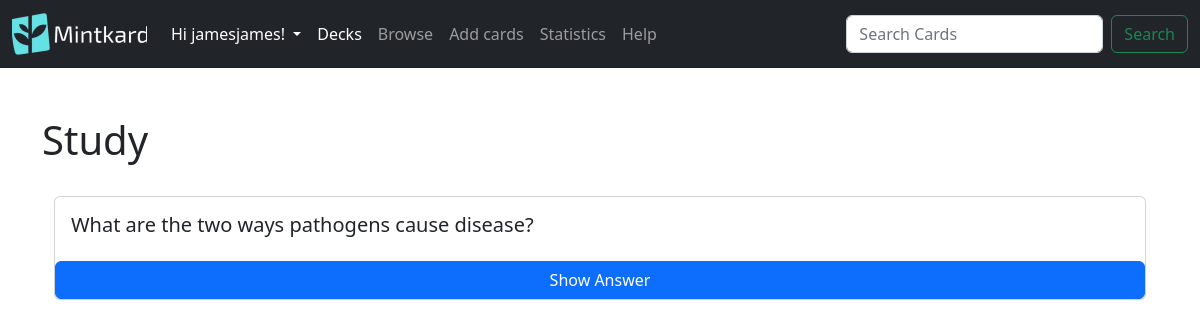
Page /decks/study/14 (signed in) on the committed database.
### mintkard/models.py (models this page shows, shortened)
class User(db.Model,UserMixin):
    id = db.Column(db.Integer,primary_key= True)
    username = db.Column(db.String(50), unique = True)
    email = db.Column(db.String(300),unique=True)
    password = db.Column(db.String(200))
    decks = db.relationship('Deck',backref = 'user_decks',lazy=True)#stores all the decks that the owner owns, in the parents class

class Card(db.Model):
    id = db.Column(db.Integer, primary_key=True)
    question = db.Column(db.String(200))
    answer = db.Column(db.String(400))
    last_study = db.Column(db.DateTime(timezone=True))
    is_new = db.Column(db.Boolean, default=True)
    interval = db.Column(db.Integer)
    easiness_factor = db.Column(db.Integer)
    quality = db.Column(db.Integer)
    image_hash = db.Column(db.String, nullable=True)#new
    deck_id = db.Column(db.Integer, db.ForeignKey('deck.id'))#One to many relationship with decks

### mintkard/decks.py (the view, shortened to what this page needs)
@login_required
@decks.route('/study/<int:deck_id>',methods=['GET','POST'])
def study(deck_id):
    flashcards = g.fmanager.get_flashcards_to_review(deck_id)
    return render_template("study.html",flashcard = flashcards[0] if flashcards else None)

### mintkard/decks.py (called while the page is built)
@decks.before_request
@login_required
def before_request():
    try:
        g.fmanager = FlashcardManager(user=current_user.id, app=current_app)
        g.fmanagerstats = FlashcardManagerStats(user=current_user.id, app=current_app)
        g.fmanagerstats_public = FlashcardManagerPublicStats(user=None,app=current_app)#there is no user as it gets the apps average data
    except Exception as e:
        flash('Error inilizing flashcard manager: {}'.format(e),category='danger')

    def merge_sort(self,dates):
        dates_len = len(dates)
        if dates_len <=1:
            return dates
        middle = dates_len //2
        right = self.merge_sort(dates[middle:])
        left = self.merge_sort(dates[:middle])
        return self.merge_list(left,right)

    def is_card_due(self,flashcard:Card) -> bool:
        if flashcard.is_new == True:
            return True
        try:
            review_interval = timedelta(days=flashcard.interval)#converts int to time using datetime module
            return (flashcard.last_study + review_interval <= datetime.now())
        except Exception as e:
            flash('ERROR: checking if card is due: {}'.format(e),category='danger')
            return True#True will let the card be reviewed, so that the error may get fixed

### mintkard/templates/study.html (shortened to what this page needs)
{% extends 'layout.html' %}
{% block body %}
<h1>Study</h1>
<br>
<div class="container-fluid">
  <div class="card mx-auto">
  {% if flashcard%}
    <div class="card-body">
      <h5 class="card-title" style="width:100%;">{{flashcard.question}}</h5>
    </div>
  <button id="show_answer" class="btn btn-primary">Show Answer</button>
    {% endif %}
  </div>
</div>
{% endblock %}

### mintkard/templates/layout.html (shortened to what this page needs)
<!DOCTYPE html>
<html lang="en">
<head>
    <link rel="stylesheet" href="https://cdnjs.cloudflare.com/ajax/libs/font-awesome/4.7.0/css/font-awesome.min.css">
</head>
<link href="https://cdn.jsdelivr.net/npm/bootstrap@5.2.3/dist/css/bootstrap.min.css" rel="stylesheet"
>
<body>
    <nav class="navbar navbar-expand-lg navbar-dark bg-dark">
        <div class="container-fluid">
            <a class="navbar-brand" href="/home"><img src="/static/logo.png" alt="Mintkard" width="135" height="42"></a>
            <div class="collapse navbar-collapse" id="navbarSupportedContent">
                <ul class="navbar-nav me-auto mb-2 mb-lg-0">
                    {% if current_user.is_authenticated %}
                    <li class="nav-item dropdown">
                        <a class="nav-link dropdown-toggle" href="#" id="navbarDropdown" role="button" data-bs-toggle="dropdown" aria-expanded="false" style="color:white">
                            Hi {{ current_user.username }}!
                        </a>
                    </li>
                    <li class="nav-item">
                        <a class="nav-link active" aria-current="page" href="/decks/">Decks</a>
                    </li>
                    <li class="nav-item">
                        <a class="nav-link" href="/decks/browse">Browse</a>
                    </li>
                    <li class="nav-item">
                        <a class="nav-link" href="/decks/create">Add cards</a>
                    </li>
                    <li class="nav-item">
                        <a class="nav-link" href="/decks/stats">Statistics</a>
                    </li>
                    <li class="nav-item">
                        <a class="nav-link" href="/decks/help">Help</a>
                    </li>
                    {% endif %}
                </ul>
                <form  action ="{{url_for('decks.browse')}}" class="d-flex">
                    <input class="form-control me-2" name ="search" type="search" placeholder="Search Cards" aria-label="Search">
                    <button class="btn btn-outline-success" type="submit">Search</button>
                </form>
            </div>
        </div>
    </nav>
    <div class="container mt-5">
    {% block body %}{% endblock %}
    </div>
</body>
</html>

### mintkard/templates/study.html (style rules this page uses)
button { padding: 0 10px; }

### rows in the picture
User: username "jamesjames"
Card: question "What are the two ways pathogens cause disease?"
